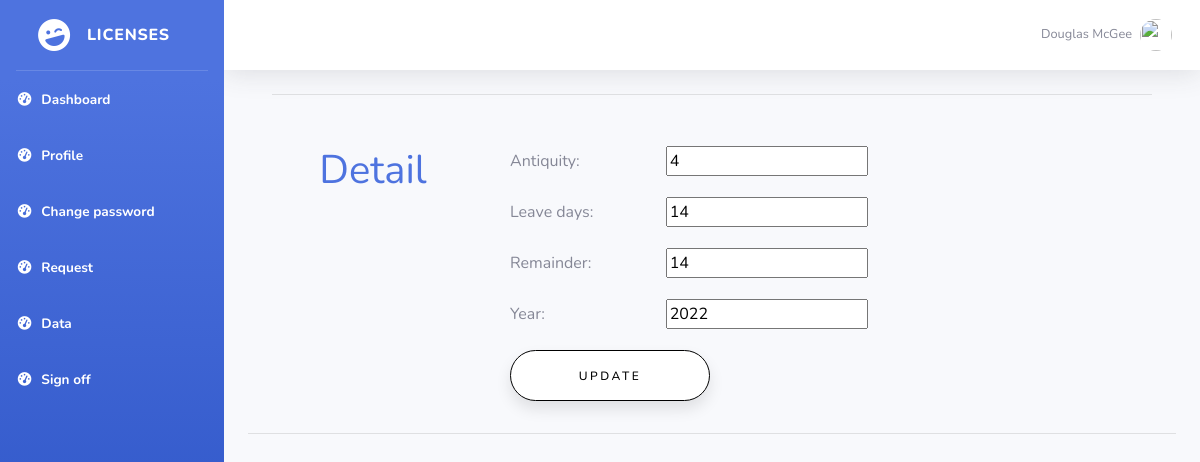
The page /update-detail/1/ (signed in) on the database its author committed.
### employeeDetail/models.py (models this page shows)
class EmployeeDetail(models.Model):
    employee = models.ForeignKey(Employee,on_delete=models.CASCADE)
    antiquity = models.CharField(max_length=15)
    leave_days = models.CharField(max_length=25)
    remainder = models.CharField(max_length=25)
    year = models.CharField(max_length=25)
    created = models.DateField(auto_now_add=True)
    status = models.BooleanField(default=False)

### employeeDetail/views.py (the view)
# urls.py: path('update-detail/<str:pk>/', detail.update_detail, name="update-detail"),
@login_required
def update_detail(request,pk):
   detail = EmployeeDetail.objects.get(id=pk)
   form = FormDetail(instance=detail)
   if request.method == 'POST':
        form = FormDetail(request.POST, instance=detail)
        form.save()
        return redirect('data')
   context = {'form':form}
   return render (request,'data/update_detail.html',context)

### employeeDetail/forms.py
class FormDetail(ModelForm):
    class Meta:
        model = EmployeeDetail
        fields = '__all__'

### templates/data/update_detail.html (shortened to what this page needs)
{% extends 'base.html' %}
{% block container %}
<div class="container bootstrap snippets bootdey">
    <hr>
  <div class="row" style="padding-top: 35px;">
    <div class="col-md-3">
      <div class="text-center">
        <h1 class="text-primary">Detail</h1>
      </div>
    </div>
    <div class="col-md-9 personal-info">
            <form action="" class="form-horizontal" role="form" method="POST" enctype="multipart/form-data"   >
                <div class="form-group">
                  <label for="{{ form.subject.id_for_label }}" class="col-lg-3 control-label">Antiquity:</label>
                    {{ form.antiquity }}
                </div>
                <div class="form-group">
                  <label for="{{ form.leave_days.id_for_label }}" class="col-lg-3 control-label">Leave days:</label>
                    {{ form.leave_days }}
                </div>
                <div class="form-group">
                  <label for="{{ form.remainder.id_for_label }}" class="col-lg-3 control-label">Remainder:</label>
                    {{ form.remainder }}
                </div>
                <div class="form-group">
                  <label for="{{ form.year.id_for_label }}" class="col-lg-3 control-label">Year:</label>
                    {{ form.year }}
                </div>
                <button style="width: 200px; left: 12px; position: relative; " class="btn-detail" type="submit">Update</button>
              </form>
    </div>
</div>
</div>
<hr>
{% endblock container%}

### static/css/base.css (style rules this page uses)
.btn-detail { padding: 1.3em 3em; font-size: 12px; text-transform: uppercase; letter-spacing: 2.5px; font-weight: 500; color: #000; background-color: #fff; border: 1px solid #000; border-radius: 45px; box-shadow: 0px 8px 15px rgba(0, 0, 0, 0.1); transition: all 0.3s ease 0s; cursor: pointer; outline: none; }

### rows shown on the page
EmployeeDetail: antiquity "4", leave_days "14", remainder "14", year "2022"
